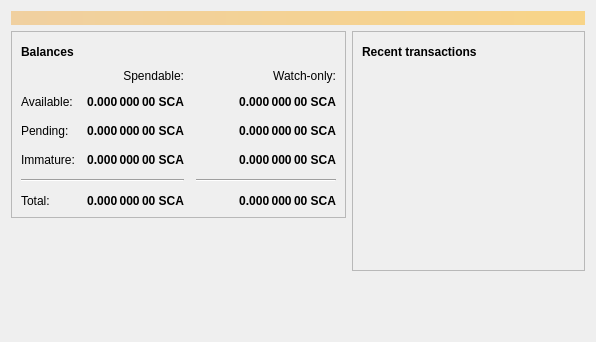
<?xml version="1.0" encoding="UTF-8"?>
<ui version="4.0">
 <class>OverviewPage</class>
 <widget class="QWidget" name="OverviewPage">
  <property name="geometry">
   <rect>
    <x>0</x>
    <y>0</y>
    <width>596</width>
    <height>342</height>
   </rect>
  </property>
  <property name="windowTitle">
   <string>Form</string>
  </property>
  <layout class="QVBoxLayout" name="topLayout">
   <item>
    <widget class="QLabel" name="labelAlerts">
     <property name="visible">
      <bool>false</bool>
     </property>
     <property name="styleSheet">
      <string notr="true">QLabel { background-color: qlineargradient(x1: 0, y1: 0, x2: 1, y2: 0, stop:0 #F0D0A0, stop:1 #F8D488); color:#000000; }</string>
     </property>
     <property name="wordWrap">
      <bool>true</bool>
     </property>
     <property name="margin">
      <number>3</number>
     </property>
     <property name="textInteractionFlags">
      <set>Qt::TextSelectableByMouse</set>
     </property>
    </widget>
   </item>
   <item>
    <layout class="QHBoxLayout" name="horizontalLayout" stretch="1,1">
     <item>
      <layout class="QVBoxLayout" name="verticalLayout_2">
       <item>
        <widget class="QFrame" name="frame">
         <property name="frameShape">
          <enum>QFrame::StyledPanel</enum>
         </property>
         <property name="frameShadow">
          <enum>QFrame::Raised</enum>
         </property>
         <layout class="QVBoxLayout" name="verticalLayout_4">
          <item>
           <layout class="QHBoxLayout" name="horizontalLayout_4">
            <item>
             <widget class="QLabel" name="label_5">
              <property name="font">
               <font>
                <weight>75</weight>
                <bold>true</bold>
               </font>
              </property>
              <property name="text">
               <string>Balances</string>
              </property>
             </widget>
            </item>
            <item>
             <widget class="QPushButton" name="labelWalletStatus">
              <property name="enabled">
               <bool>true</bool>
              </property>
              <property name="maximumSize">
               <size>
                <width>30</width>
                <height>16777215</height>
               </size>
              </property>
              <property name="toolTip">
               <string>The displayed information may be out of date. Your wallet automatically synchronizes with the Scalaris network after a connection is established, but this process has not completed yet.</string>
              </property>
              <property name="text">
               <string/>
              </property>
              <property name="icon">
               <iconset resource="../bitcoin.qrc">
                <normaloff>:/icons/warning</normaloff>
                <disabledoff>:/icons/warning</disabledoff>:/icons/warning</iconset>
              </property>
              <property name="iconSize">
               <size>
                <width>24</width>
                <height>24</height>
               </size>
              </property>
              <property name="flat">
               <bool>true</bool>
              </property>
             </widget>
            </item>
            <item>
             <spacer name="horizontalSpacer_3">
              <property name="orientation">
               <enum>Qt::Horizontal</enum>
              </property>
              <property name="sizeHint" stdset="0">
               <size>
                <width>40</width>
                <height>20</height>
               </size>
              </property>
             </spacer>
            </item>
           </layout>
          </item>
          <item>
           <layout class="QGridLayout" name="gridLayout">
            <property name="spacing">
             <number>12</number>
            </property>
            <item row="2" column="2">
             <widget class="QLabel" name="labelWatchPending">
              <property name="font">
               <font>
                <weight>75</weight>
                <bold>true</bold>
               </font>
              </property>
              <property name="cursor">
               <cursorShape>IBeamCursor</cursorShape>
              </property>
              <property name="toolTip">
               <string>Unconfirmed transactions to watch-only addresses</string>
              </property>
              <property name="text">
               <string notr="true">0.000 000 00 SCA</string>
              </property>
              <property name="alignment">
               <set>Qt::AlignRight|Qt::AlignTrailing|Qt::AlignVCenter</set>
              </property>
              <property name="textInteractionFlags">
               <set>Qt::LinksAccessibleByMouse|Qt::TextSelectableByKeyboard|Qt::TextSelectableByMouse</set>
              </property>
             </widget>
            </item>
            <item row="2" column="1">
             <widget class="QLabel" name="labelUnconfirmed">
              <property name="font">
               <font>
                <weight>75</weight>
                <bold>true</bold>
               </font>
              </property>
              <property name="cursor">
               <cursorShape>IBeamCursor</cursorShape>
              </property>
              <property name="toolTip">
               <string>Total of transactions that have yet to be confirmed, and do not yet count toward the spendable balance</string>
              </property>
              <property name="text">
               <string notr="true">0.000 000 00 SCA</string>
              </property>
              <property name="alignment">
               <set>Qt::AlignRight|Qt::AlignTrailing|Qt::AlignVCenter</set>
              </property>
              <property name="textInteractionFlags">
               <set>Qt::LinksAccessibleByMouse|Qt::TextSelectableByKeyboard|Qt::TextSelectableByMouse</set>
              </property>
             </widget>
            </item>
            <item row="3" column="2">
             <widget class="QLabel" name="labelWatchImmature">
              <property name="font">
               <font>
                <weight>75</weight>
                <bold>true</bold>
               </font>
              </property>
              <property name="cursor">
               <cursorShape>IBeamCursor</cursorShape>
              </property>
              <property name="toolTip">
               <string>Mined balance in watch-only addresses that has not yet matured</string>
              </property>
              <property name="text">
               <string notr="true">0.000 000 00 SCA</string>
              </property>
              <property name="alignment">
               <set>Qt::AlignRight|Qt::AlignTrailing|Qt::AlignVCenter</set>
              </property>
              <property name="textInteractionFlags">
               <set>Qt::LinksAccessibleByMouse|Qt::TextSelectableByKeyboard|Qt::TextSelectableByMouse</set>
              </property>
             </widget>
            </item>
            <item row="4" column="0" colspan="2">
             <widget class="Line" name="line">
              <property name="orientation">
               <enum>Qt::Horizontal</enum>
              </property>
             </widget>
            </item>
            <item row="4" column="2">
             <widget class="Line" name="lineWatchBalance">
              <property name="sizePolicy">
               <sizepolicy hsizetype="Preferred" vsizetype="Fixed">
                <horstretch>0</horstretch>
                <verstretch>0</verstretch>
               </sizepolicy>
              </property>
              <property name="minimumSize">
               <size>
                <width>140</width>
                <height>0</height>
               </size>
              </property>
              <property name="orientation">
               <enum>Qt::Horizontal</enum>
              </property>
             </widget>
            </item>
            <item row="5" column="0">
             <widget class="QLabel" name="labelTotalText">
              <property name="text">
               <string>Total:</string>
              </property>
             </widget>
            </item>
            <item row="3" column="1">
             <widget class="QLabel" name="labelImmature">
              <property name="font">
               <font>
                <weight>75</weight>
                <bold>true</bold>
               </font>
              </property>
              <property name="cursor">
               <cursorShape>IBeamCursor</cursorShape>
              </property>
              <property name="toolTip">
               <string>Mined balance that has not yet matured</string>
              </property>
              <property name="text">
               <string notr="true">0.000 000 00 SCA</string>
              </property>
              <property name="alignment">
               <set>Qt::AlignRight|Qt::AlignTrailing|Qt::AlignVCenter</set>
              </property>
              <property name="textInteractionFlags">
               <set>Qt::LinksAccessibleByMouse|Qt::TextSelectableByKeyboard|Qt::TextSelectableByMouse</set>
              </property>
             </widget>
            </item>
            <item row="2" column="3">
             <spacer name="horizontalSpacer_2">
              <property name="orientation">
               <enum>Qt::Horizontal</enum>
              </property>
              <property name="sizeHint" stdset="0">
               <size>
                <width>40</width>
                <height>20</height>
               </size>
              </property>
             </spacer>
            </item>
            <item row="3" column="0">
             <widget class="QLabel" name="labelImmatureText">
              <property name="text">
               <string>Immature:</string>
              </property>
             </widget>
            </item>
            <item row="5" column="1">
             <widget class="QLabel" name="labelTotal">
              <property name="font">
               <font>
                <weight>75</weight>
                <bold>true</bold>
               </font>
              </property>
              <property name="cursor">
               <cursorShape>IBeamCursor</cursorShape>
              </property>
              <property name="toolTip">
               <string>Your current total balance</string>
              </property>
              <property name="text">
               <string notr="true">0.000 000 00 SCA</string>
              </property>
              <property name="alignment">
               <set>Qt::AlignRight|Qt::AlignTrailing|Qt::AlignVCenter</set>
              </property>
              <property name="textInteractionFlags">
               <set>Qt::LinksAccessibleByMouse|Qt::TextSelectableByKeyboard|Qt::TextSelectableByMouse</set>
              </property>
             </widget>
            </item>
            <item row="5" column="2">
             <widget class="QLabel" name="labelWatchTotal">
              <property name="font">
               <font>
                <weight>75</weight>
                <bold>true</bold>
               </font>
              </property>
              <property name="cursor">
               <cursorShape>IBeamCursor</cursorShape>
              </property>
              <property name="toolTip">
               <string>Current total balance in watch-only addresses</string>
              </property>
              <property name="text">
               <string notr="true">0.000 000 00 SCA</string>
              </property>
              <property name="alignment">
               <set>Qt::AlignRight|Qt::AlignTrailing|Qt::AlignVCenter</set>
              </property>
              <property name="textInteractionFlags">
               <set>Qt::LinksAccessibleByMouse|Qt::TextSelectableByKeyboard|Qt::TextSelectableByMouse</set>
              </property>
             </widget>
            </item>
            <item row="0" column="2">
             <widget class="QLabel" name="labelWatchonly">
              <property name="text">
               <string>Watch-only:</string>
              </property>
              <property name="alignment">
               <set>Qt::AlignRight|Qt::AlignTrailing|Qt::AlignVCenter</set>
              </property>
             </widget>
            </item>
            <item row="1" column="0">
             <widget class="QLabel" name="labelBalanceText">
              <property name="text">
               <string>Available:</string>
              </property>
             </widget>
            </item>
            <item row="1" column="1">
             <widget class="QLabel" name="labelBalance">
              <property name="font">
               <font>
                <weight>75</weight>
                <bold>true</bold>
               </font>
              </property>
              <property name="cursor">
               <cursorShape>IBeamCursor</cursorShape>
              </property>
              <property name="toolTip">
               <string>Your current spendable balance</string>
              </property>
              <property name="text">
               <string notr="true">0.000 000 00 SCA</string>
              </property>
              <property name="alignment">
               <set>Qt::AlignRight|Qt::AlignTrailing|Qt::AlignVCenter</set>
              </property>
              <property name="textInteractionFlags">
               <set>Qt::LinksAccessibleByMouse|Qt::TextSelectableByKeyboard|Qt::TextSelectableByMouse</set>
              </property>
             </widget>
            </item>
            <item row="1" column="2">
             <widget class="QLabel" name="labelWatchAvailable">
              <property name="font">
               <font>
                <weight>75</weight>
                <bold>true</bold>
               </font>
              </property>
              <property name="cursor">
               <cursorShape>IBeamCursor</cursorShape>
              </property>
              <property name="toolTip">
               <string>Your current balance in watch-only addresses</string>
              </property>
              <property name="text">
               <string notr="true">0.000 000 00 SCA</string>
              </property>
              <property name="alignment">
               <set>Qt::AlignRight|Qt::AlignTrailing|Qt::AlignVCenter</set>
              </property>
              <property name="textInteractionFlags">
               <set>Qt::LinksAccessibleByMouse|Qt::TextSelectableByKeyboard|Qt::TextSelectableByMouse</set>
              </property>
             </widget>
            </item>
            <item row="2" column="0">
             <widget class="QLabel" name="labelPendingText">
              <property name="text">
               <string>Pending:</string>
              </property>
             </widget>
            </item>
            <item row="0" column="1">
             <widget class="QLabel" name="labelSpendable">
              <property name="text">
               <string>Spendable:</string>
              </property>
              <property name="alignment">
               <set>Qt::AlignRight|Qt::AlignTrailing|Qt::AlignVCenter</set>
              </property>
             </widget>
            </item>
           </layout>
          </item>
         </layout>
        </widget>
       </item>
       <item>
        <spacer name="verticalSpacer">
         <property name="orientation">
          <enum>Qt::Vertical</enum>
         </property>
         <property name="sizeHint" stdset="0">
          <size>
           <width>20</width>
           <height>40</height>
          </size>
         </property>
        </spacer>
       </item>
      </layout>
     </item>
     <item>
      <layout class="QVBoxLayout" name="verticalLayout_3">
       <item>
        <widget class="QFrame" name="frame_2">
         <property name="frameShape">
          <enum>QFrame::StyledPanel</enum>
         </property>
         <property name="frameShadow">
          <enum>QFrame::Raised</enum>
         </property>
         <layout class="QVBoxLayout" name="verticalLayout">
          <item>
           <layout class="QHBoxLayout" name="horizontalLayout_2">
            <item>
             <widget class="QLabel" name="label_4">
              <property name="font">
               <font>
                <weight>75</weight>
                <bold>true</bold>
               </font>
              </property>
              <property name="text">
               <string>Recent transactions</string>
              </property>
             </widget>
            </item>
            <item>
             <widget class="QPushButton" name="labelTransactionsStatus">
              <property name="enabled">
               <bool>true</bool>
              </property>
              <property name="maximumSize">
               <size>
                <width>30</width>
                <height>16777215</height>
               </size>
              </property>
              <property name="toolTip">
               <string>The displayed information may be out of date. Your wallet automatically synchronizes with the Scalaris network after a connection is established, but this process has not completed yet.</string>
              </property>
              <property name="text">
               <string/>
              </property>
              <property name="icon">
               <iconset resource="../bitcoin.qrc">
                <normaloff>:/icons/warning</normaloff>
                <disabledoff>:/icons/warning</disabledoff>:/icons/warning</iconset>
              </property>
              <property name="iconSize">
               <size>
                <width>24</width>
                <height>24</height>
               </size>
              </property>
              <property name="flat">
               <bool>true</bool>
              </property>
             </widget>
            </item>
            <item>
             <spacer name="horizontalSpacer">
              <property name="orientation">
               <enum>Qt::Horizontal</enum>
              </property>
              <property name="sizeHint" stdset="0">
               <size>
                <width>40</width>
                <height>20</height>
               </size>
              </property>
             </spacer>
            </item>
           </layout>
          </item>
          <item>
           <widget class="QListView" name="listTransactions">
            <property name="styleSheet">
             <string notr="true">QListView { background: transparent; }</string>
            </property>
            <property name="frameShape">
             <enum>QFrame::NoFrame</enum>
            </property>
            <property name="verticalScrollBarPolicy">
             <enum>Qt::ScrollBarAlwaysOff</enum>
            </property>
            <property name="horizontalScrollBarPolicy">
             <enum>Qt::ScrollBarAlwaysOff</enum>
            </property>
            <property name="selectionMode">
             <enum>QAbstractItemView::NoSelection</enum>
            </property>
           </widget>
          </item>
         </layout>
        </widget>
       </item>
       <item>
        <spacer name="verticalSpacer_2">
         <property name="orientation">
          <enum>Qt::Vertical</enum>
         </property>
         <property name="sizeHint" stdset="0">
          <size>
           <width>20</width>
           <height>40</height>
          </size>
         </property>
        </spacer>
       </item>
      </layout>
     </item>
    </layout>
   </item>
  </layout>
 </widget>
 <resources/>
 <connections/>
</ui>
